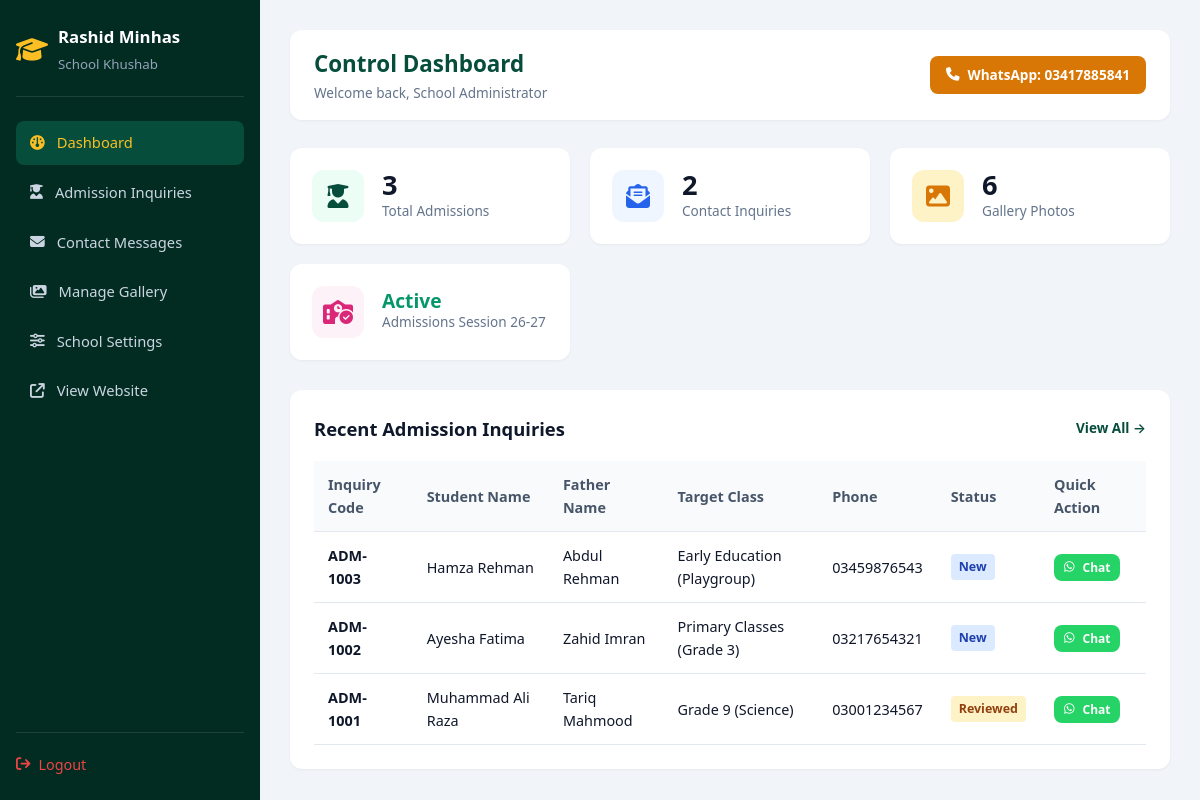
Page /admin/dashboard.php (signed in) on the committed database.
### tables this page shows
CREATE TABLE `admissions` (
  `id` INT AUTO_INCREMENT PRIMARY KEY,
  `inquiry_code` VARCHAR(20) NOT NULL UNIQUE,
  `student_name` VARCHAR(100) NOT NULL,
  `father_name` VARCHAR(100) NOT NULL,
  `class_applying` VARCHAR(50) NOT NULL,
  `phone` VARCHAR(30) NOT NULL,
  `email` VARCHAR(100) NULL,
  `message` TEXT NULL,
  `status` ENUM('new', 'reviewed', 'contacted') DEFAULT 'new',
  `notes` TEXT NULL,
  `created_at` TIMESTAMP DEFAULT CURRENT_TIMESTAMP
);

### config/database.php (called while the page is built, shortened)
<?php
function getDBConnection() {
    static $pdo = null;
    if ($pdo === null) {
        $dsn = "mysql:host=" . DB_HOST . ";dbname=" . DB_NAME . ";charset=" . DB_CHARSET;
        $options = [
            PDO::ATTR_ERRMODE            => PDO::ERRMODE_EXCEPTION,
            PDO::ATTR_DEFAULT_FETCH_MODE => PDO::FETCH_ASSOC,
            PDO::ATTR_EMULATE_PREPARES   => false,
        ];
        try {
            $pdo = new PDO($dsn, DB_USER, DB_PASS, $options);
        } catch (\PDOException $e) {
            error_log("Database Connection Error: " . $e->getMessage());
            die("Database connection failed. Please ensure the database is imported and credentials are configured.");
        }
    }
    return $pdo;
}
function getSchoolSettings() {
    try {
        $pdo = getDBConnection();
        $stmt = $pdo->query("SELECT setting_key, setting_value FROM school_settings");
        $settings = [];
        while ($row = $stmt->fetch()) {
            $settings[$row['setting_key']] = $row['setting_value'];
        }
        return $settings;
    } catch (\Exception $e) {
        return [
            'school_name' => 'Superior Rashid Minhas School Khushab',
            'tagline' => 'Building Bright Minds, Inspiring Future Leaders',
            'whatsapp_number' => '03417885841',
            'whatsapp_international' => '923417885841',
            'phone_number' => '+92 341 7885841',
            'email_address' => 'info@superiorrashidminhas.edu.pk',
            'location_address' => 'Khushab, Punjab, Pakistan',
            'admissions_open' => '1',
            'academic_year' => '2026 – 2027',
        ];
    }
}

### admin/dashboard.php (the view, shortened to what this page needs)
<?php
require_once __DIR__ . '/../config/database.php';
$settings = getSchoolSettings();
$totalAdmissions = 0;
$totalMessages = 0;
$totalGallery = 0;
$recentAdmissions = [];
try {
    $pdo = getDBConnection();
    $totalAdmissions = $pdo->query("SELECT COUNT(*) FROM admissions")->fetchColumn();
    $totalMessages = $pdo->query("SELECT COUNT(*) FROM contact_messages")->fetchColumn();
    $totalGallery = $pdo->query("SELECT COUNT(*) FROM gallery")->fetchColumn();
    $stmt = $pdo->query("SELECT * FROM admissions ORDER BY id DESC LIMIT 5");
    $recentAdmissions = $stmt->fetchAll();
} catch (\Exception $e) {
    $totalAdmissions = 3;
    $totalMessages = 2;
    $totalGallery = 6;
}
?>
<!DOCTYPE html>
<html lang="en">
<head>
    <link rel="stylesheet" href="../assets/css/style.css">
    <link rel="stylesheet" href="https://cdnjs.cloudflare.com/ajax/libs/font-awesome/6.5.1/css/all.min.css">
</head>
<body>
<div class="admin-layout">
    <aside class="admin-sidebar">
        <div class="admin-brand">
            <i class="fa-solid fa-graduation-cap" style="font-size:1.6rem; color:#fbbf24;"></i>
            <div>
                <h3 style="font-size:1.05rem; font-weight:700;">Rashid Minhas</h3>
                <small style="color:#94a3b8;">School Khushab</small>
            </div>
        </div>
        <ul class="admin-nav">
            <li><a href="dashboard.php" class="active"><i class="fa-solid fa-gauge"></i> Dashboard</a></li>
            <li><a href="admissions.php"><i class="fa-solid fa-user-graduate"></i> Admission Inquiries</a></li>
            <li><a href="messages.php"><i class="fa-solid fa-envelope"></i> Contact Messages</a></li>
            <li><a href="gallery.php"><i class="fa-solid fa-images"></i> Manage Gallery</a></li>
            <li><a href="settings.php"><i class="fa-solid fa-sliders"></i> School Settings</a></li>
            <li><a href="../index.php" target="_blank"><i class="fa-solid fa-arrow-up-right-from-square"></i> View Website</a></li>
        </ul>
        <div style="padding-top:20px; border-top:1px solid rgba(255,255,255,0.1);">
            <a href="logout.php" style="color:#ef4444; font-size:0.9rem; display:flex; align-items:center; gap:8px;">
                <i class="fa-solid fa-arrow-right-from-bracket"></i> Logout
            </a>
        </div>
    </aside>
    <main class="admin-main">
        <div class="admin-topbar">
            <div>
                <h2 style="font-size:1.4rem; font-weight:800; color:#064e3b;">Control Dashboard</h2>
                <p style="font-size:0.85rem; color:#64748b;">Welcome back, <?= htmlspecialchars($_SESSION['admin_name'] ?? 'Administrator') ?></p>
            </div>
            <div>
                <a href="settings.php" class="btn btn-gold" style="padding:8px 16px; font-size:0.85rem;">
                    <i class="fa-solid fa-phone"></i> WhatsApp: <?= htmlspecialchars($settings['whatsapp_number'] ?? '03417885841') ?>
                </a>
            </div>
        </div>
        <div class="stat-cards-grid">
            <div class="stat-card-box">
                <div class="stat-icon" style="background:#ecfdf5; color:#064e3b;"><i class="fa-solid fa-user-graduate"></i></div>
                <div class="stat-data">
                    <h3><?= $totalAdmissions ?></h3>
                    <p>Total Admissions</p>
                </div>
            </div>
            <div class="stat-card-box">
                <div class="stat-icon" style="background:#eff6ff; color:#2563eb;"><i class="fa-solid fa-envelope-open-text"></i></div>
                <div class="stat-data">
                    <h3><?= $totalMessages ?></h3>
                    <p>Contact Inquiries</p>
                </div>
            </div>
            <div class="stat-card-box">
                <div class="stat-icon" style="background:#fef3c7; color:#d97706;"><i class="fa-solid fa-image"></i></div>
                <div class="stat-data">
                    <h3><?= $totalGallery ?></h3>
                    <p>Gallery Photos</p>
                </div>
            </div>
            <div class="stat-card-box">
                <div class="stat-icon" style="background:#fdf2f8; color:#db2777;"><i class="fa-solid fa-school-circle-check"></i></div>
                <div class="stat-data">
                    <h3 style="font-size:1.2rem; color:#059669;">Active</h3>
                    <p>Admissions Session 26-27</p>
                </div>
            </div>
        </div>
        <div class="data-table-card">
            <div class="table-header-flex">
                <h3 style="font-size:1.15rem; font-weight:700; color:#0f172a;">Recent Admission Inquiries</h3>
                <a href="admissions.php" style="font-size:0.85rem; color:#064e3b; font-weight:600;">View All &rarr;</a>
            </div>
            <?php if (!empty($recentAdmissions)): ?>
                <table>
                    <thead>
                        <tr>
                            <th>Inquiry Code</th>
                            <th>Student Name</th>
                            <th>Father Name</th>
                            <th>Target Class</th>
                            <th>Phone</th>
                            <th>Status</th>
                            <th>Quick Action</th>
                        </tr>
                    </thead>
                    <tbody>
                        <?php foreach ($recentAdmissions as $adm): ?>
                            <tr>
                                <td><strong><?= htmlspecialchars($adm['inquiry_code']) ?></strong></td>
                                <td><?= htmlspecialchars($adm['student_name']) ?></td>
                                <td><?= htmlspecialchars($adm['father_name']) ?></td>
                                <td><?= htmlspecialchars($adm['class_applying']) ?></td>
                                <td><?= htmlspecialchars($adm['phone']) ?></td>
                                <td><span class="status-badge status-<?= $adm['status'] ?>"><?= $adm['status'] ?></span></td>
                                <td>
                                    <a href="https://wa.me/92<?= ltrim(preg_replace('/[^0-9]/', '', $adm['phone']), '0') ?>?text=Assalam-o-Alaikum%20from%20Superior%20Rashid%20Minhas%20School%20Khushab%20regarding%20admission%20inquiry%20<?= $adm['inquiry_code'] ?>" target="_blank" class="btn btn-whatsapp" style="padding:4px 10px; font-size:0.75rem;">
                                        <i class="fa-brands fa-whatsapp"></i> Chat
                                    </a>
                                </td>
                            </tr>
                        <?php endforeach; ?>
                    </tbody>
                </table>
            <?php else: ?>
                <p style="color:#64748b; font-size:0.9rem; padding:10px 0;">No admission inquiries yet.</p>
            <?php endif; ?>
        </div>
    </main>
</div>
</body>
</html>

### assets/css/style.css (style rules this page uses)
:root { --primary: #064e3b; --primary-dark: #022c22; --primary-light: #047857; --accent: #d97706; --accent-hover: #b45309; --accent-light: #fef3c7; --text-main: #0f172a; --text-muted: #475569; --bg-light: #f8fafc; --bg-white: #ffffff; --border-color: #e2e8f0; --radius-sm: 8px; --radius-md: 14px; --radius-lg: 20px; --shadow-sm: 0 2px 4px rgba(0, 0, 0, 0.05); --shadow-md: 0 6px 18px rgba(0, 0, 0, 0.08); --shadow-lg: 0 14px 30px rgba(0, 0, 0, 0.12); --font-sans: 'Plus Jakarta Sans', system-ui, -apple-system, sans-serif; --font-heading: 'Plus Jakarta Sans', sans-serif; }
* { margin: 0; padding: 0; box-sizing: border-box; }
html { scroll-behavior: smooth; font-size: 16px; }
body { font-family: var(--font-sans); color: var(--text-main); background-color: var(--bg-light); line-height: 1.6; overflow-x: hidden; }
a { color: inherit; text-decoration: none; transition: all 0.25s ease; }
ul { list-style: none; }
.btn { display: inline-flex; align-items: center; justify-content: center; gap: 8px; padding: 12px 26px; font-size: 0.95rem; font-weight: 600; border-radius: var(--radius-sm); cursor: pointer; border: none; transition: all 0.25s ease; }
.btn-gold { background-color: var(--accent); color: #ffffff; }
.btn-whatsapp { background-color: #25D366; color: #ffffff; }

### admin/dashboard.php (style rules this page uses)
.admin-layout { display: flex; min-height: 100vh; background: #f1f5f9; }
.admin-sidebar { width: 260px; background: #022c22; color: #ffffff; padding: 24px 16px; display: flex; flex-direction: column; }
.admin-brand { display: flex; align-items: center; gap: 10px; padding-bottom: 20px; border-bottom: 1px solid rgba(255,255,255,0.1); margin-bottom: 24px; }
.admin-nav { list-style: none; flex-grow: 1; }
.admin-nav li { margin-bottom: 6px; }
.admin-nav a { display: flex; align-items: center; gap: 12px; padding: 10px 14px; border-radius: 8px; color: #cbd5e1; font-size: 0.92rem; font-weight: 500; }
.admin-nav a:hover, .admin-nav a.active { background: #064e3b; color: #fbbf24; }
.admin-main { flex: 1; padding: 30px; overflow-y: auto; }
.admin-topbar { display: flex; justify-content: space-between; align-items: center; background: #ffffff; padding: 16px 24px; border-radius: 12px; margin-bottom: 28px; box-shadow: 0 1px 3px rgba(0,0,0,0.05); }
.stat-cards-grid { display: grid; grid-template-columns: repeat(auto-fit, minmax(220px, 1fr)); gap: 20px; margin-bottom: 30px; }
.stat-card-box { background: #ffffff; padding: 22px; border-radius: 12px; box-shadow: 0 1px 3px rgba(0,0,0,0.05); display: flex; align-items: center; gap: 18px; }
.stat-icon { width: 52px; height: 52px; border-radius: 12px; background: #ecfdf5; color: #064e3b; display: flex; align-items: center; justify-content: center; font-size: 1.5rem; }
.stat-data h3 { font-size: 1.7rem; font-weight: 800; color: #0f172a; line-height: 1.1; }
.stat-data p { font-size: 0.85rem; color: #64748b; }
.data-table-card { background: #ffffff; border-radius: 12px; padding: 24px; box-shadow: 0 1px 3px rgba(0,0,0,0.05); }
.table-header-flex { display: flex; justify-content: space-between; align-items: center; margin-bottom: 18px; }
table { width: 100%; border-collapse: collapse; font-size: 0.9rem; }
th, td { padding: 12px 14px; text-align: left; border-bottom: 1px solid #e2e8f0; }
th { background: #f8fafc; color: #475569; font-weight: 600; }
.status-badge { display: inline-block; padding: 3px 8px; border-radius: 4px; font-size: 0.78rem; font-weight: 600; text-transform: capitalize; }
.status-new { background: #dbeafe; color: #1e40af; }
.status-reviewed { background: #fef3c7; color: #92400e; }

### rows in the picture
admissions: inquiry_code "ADM-1003", student_name "Hamza Rehman", father_name "Abdul Rehman", class_applying "Early Education (Playgroup)", phone "03459876543", status "New"
admissions: inquiry_code "ADM-1002", student_name "Ayesha Fatima", father_name "Zahid Imran", class_applying "Primary Classes (Grade 3)", phone "03217654321", status "New"
admissions: inquiry_code "ADM-1001", student_name "Muhammad Ali Raza", father_name "Tariq Mahmood", class_applying "Grade 9 (Science)", phone "03001234567", status "Reviewed"

### other values in the picture
$_SESSION['admin_name'] "School Administrator"
$settings['whatsapp_number'] "03417885841"
$totalAdmissions "3"
$totalMessages "2"
$totalGallery "6"
